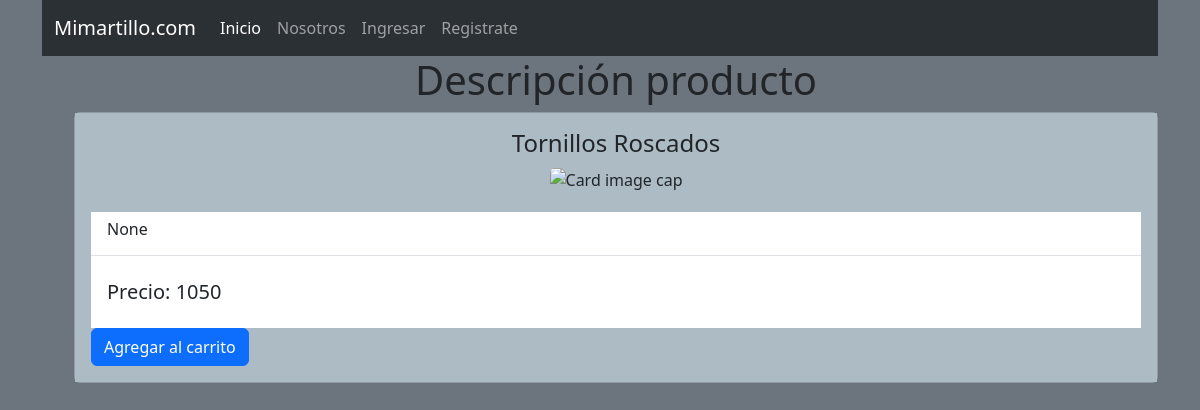
/CarritoApp/descripcion_productos8/, run on the app's committed database.
### CarritoApp/models.py (models this page shows, shortened)
class Producto(models.Model):
    id = models.AutoField(primary_key=True)
    nombre = models.CharField(max_length=64)
    categoria = models.CharField(max_length=32)
    precio = models.IntegerField()
    cantidad = models.IntegerField(default=0)  # campo de la cantidad de productos
    descripcion = models.CharField(max_length=200, null=True)
    link_img = models.CharField(max_length=200, null=True)
    activo = models.BooleanField(default=True)  # Nuevo campo de activación

### CarritoApp/views.py (the view)
# urls.py: path('descripcion_productos<int:producto_id>/',descripcion_productos, name='descripcion_productos'),
def descripcion_productos(request, producto_id):
    producto = Producto.objects.get(id=producto_id)
    return render(request, 'descripcion_productos.html', {'producto': producto})

### CarritoApp/context_processor.py (called while the page is built)
def total_carrito(request):
    total = 0
    if request.user.is_authenticated:
        if "carrito" in request.session.keys():
            for key, value in request.session["carrito"].items():
                total += int(value["acumulado"])
    return {"total_carrito": total}

### CarritoApp/templates/descripcion_productos.html (shortened to what this page needs)
<!DOCTYPE html>
<html>
    <head>
        <link rel="stylesheet" href="">
    </head>
    <body>
        {% load static %}
        <link rel="stylesheet" type="text/css" href="{% static 'css/EstilosTienda.css' %}">
        {% include 'base.html' %}
        <h1 style="text-align: center;">Descripción producto</h1>
        <div class="card">
            <div class="card-body">
                <h4 class="card-title" style="text-align: center;">{{ producto.nombre }}</h4>
                <div style="margin-bottom: 20px; text-align: center;">
                    <img class="card-img-top" src="{{producto.link_img}}" alt="Card image cap" alt="Imagen_Carta" style="width: 600px; height: auto;">
                </div>
                <ul class="list-group list-group-flush">
                    <li class="list-group-item"><h6>{{ producto.descripcion }}</h6></li>
                    <li class="list-group-item"><p class="card-text"><h5>Precio: {{producto.precio}}</h5></p></li>
                </ul>
                <a href="{% url 'Add' producto.id %}" class="btn btn-primary">Agregar al carrito</a>
            </div>
        </div>
    </body>
</html>

### static/css/EstilosTienda.css (style rules this page uses)
.card { background-color: rgb(173, 188, 196); }
.card-body { background-color: rgb(173, 188, 196); }

### static/css/estilos.css (style rules this page uses)
.card { background-color: rgb(173, 188, 196); }

### data on the page
Producto: nombre "Tornillos Roscados", descripcion "None", precio "1050"
